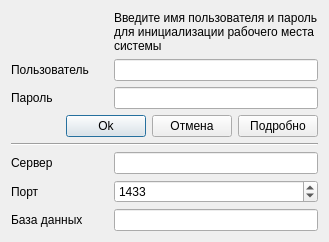
<?xml version="1.0" encoding="UTF-8"?>
<ui version="4.0">
 <class>DialogConnect</class>
 <widget class="QDialog" name="DialogConnect">
  <property name="geometry">
   <rect>
    <x>0</x>
    <y>0</y>
    <width>329</width>
    <height>236</height>
   </rect>
  </property>
  <property name="sizePolicy">
   <sizepolicy hsizetype="MinimumExpanding" vsizetype="Preferred">
    <horstretch>0</horstretch>
    <verstretch>0</verstretch>
   </sizepolicy>
  </property>
  <property name="windowTitle">
   <string>Соединение...</string>
  </property>
  <layout class="QGridLayout" name="gridLayout">
   <item row="8" column="0">
    <widget class="QLabel" name="textLabelBD">
     <property name="text">
      <string>База данных</string>
     </property>
     <property name="buddy">
      <cstring>editDatabase</cstring>
     </property>
    </widget>
   </item>
   <item row="4" column="0" colspan="3">
    <layout class="QHBoxLayout" name="horizontalLayout">
     <item>
      <spacer name="horizontalSpacer">
       <property name="orientation">
        <enum>Qt::Horizontal</enum>
       </property>
       <property name="sizeHint" stdset="0">
        <size>
         <width>40</width>
         <height>20</height>
        </size>
       </property>
      </spacer>
     </item>
     <item>
      <widget class="QPushButton" name="pushButtonOk">
       <property name="text">
        <string>Ok</string>
       </property>
      </widget>
     </item>
     <item>
      <widget class="QPushButton" name="pushButtonCancel">
       <property name="text">
        <string>Отмена</string>
       </property>
      </widget>
     </item>
     <item>
      <widget class="QPushButton" name="pushButtonProp">
       <property name="text">
        <string>Подробно</string>
       </property>
      </widget>
     </item>
    </layout>
   </item>
   <item row="1" column="0">
    <widget class="QLabel" name="textLabel4">
     <property name="text">
      <string>Пользователь</string>
     </property>
     <property name="buddy">
      <cstring>editUsername</cstring>
     </property>
    </widget>
   </item>
   <item row="2" column="0">
    <widget class="QLabel" name="textLabel4_2">
     <property name="text">
      <string>Пароль</string>
     </property>
     <property name="buddy">
      <cstring>editPassword</cstring>
     </property>
    </widget>
   </item>
   <item row="1" column="1" colspan="2">
    <widget class="QLineEdit" name="editUsername">
     <property name="text">
      <string/>
     </property>
    </widget>
   </item>
   <item row="6" column="0">
    <widget class="QLabel" name="textLabelHostname">
     <property name="text">
      <string>Сервер</string>
     </property>
     <property name="buddy">
      <cstring>editHostname</cstring>
     </property>
    </widget>
   </item>
   <item row="5" column="0" colspan="3">
    <widget class="Line" name="line">
     <property name="orientation">
      <enum>Qt::Horizontal</enum>
     </property>
    </widget>
   </item>
   <item row="0" column="1" colspan="2">
    <widget class="QLabel" name="labelText">
     <property name="text">
      <string>Введите имя пользователя и пароль
для инициализации рабочего места 
системы</string>
     </property>
     <property name="alignment">
      <set>Qt::AlignLeading|Qt::AlignLeft|Qt::AlignVCenter</set>
     </property>
    </widget>
   </item>
   <item row="2" column="1" colspan="2">
    <widget class="QLineEdit" name="editPassword">
     <property name="text">
      <string/>
     </property>
     <property name="echoMode">
      <enum>QLineEdit::Password</enum>
     </property>
    </widget>
   </item>
   <item row="8" column="1" colspan="2">
    <widget class="QLineEdit" name="editDatabase">
     <property name="text">
      <string/>
     </property>
    </widget>
   </item>
   <item row="6" column="1" colspan="2">
    <widget class="QLineEdit" name="editHostname">
     <property name="text">
      <string/>
     </property>
    </widget>
   </item>
   <item row="7" column="1" colspan="2">
    <widget class="QSpinBox" name="spinBoxPort">
     <property name="maximum">
      <number>65535</number>
     </property>
     <property name="value">
      <number>1433</number>
     </property>
    </widget>
   </item>
   <item row="7" column="0">
    <widget class="QLabel" name="textLabelPort">
     <property name="text">
      <string>Порт</string>
     </property>
    </widget>
   </item>
  </layout>
 </widget>
 <tabstops>
  <tabstop>editUsername</tabstop>
  <tabstop>editPassword</tabstop>
  <tabstop>editDatabase</tabstop>
  <tabstop>pushButtonOk</tabstop>
  <tabstop>pushButtonCancel</tabstop>
  <tabstop>pushButtonProp</tabstop>
 </tabstops>
 <resources/>
 <connections>
  <connection>
   <sender>pushButtonCancel</sender>
   <signal>clicked()</signal>
   <receiver>DialogConnect</receiver>
   <slot>reject()</slot>
   <hints>
    <hint type="sourcelabel">
     <x>251</x>
     <y>130</y>
    </hint>
    <hint type="destinationlabel">
     <x>157</x>
     <y>124</y>
    </hint>
   </hints>
  </connection>
 </connections>
</ui>
